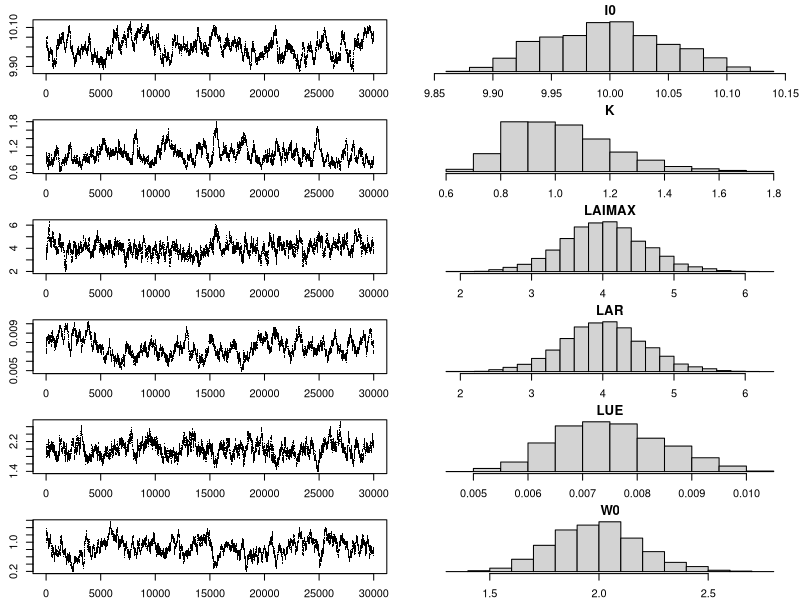
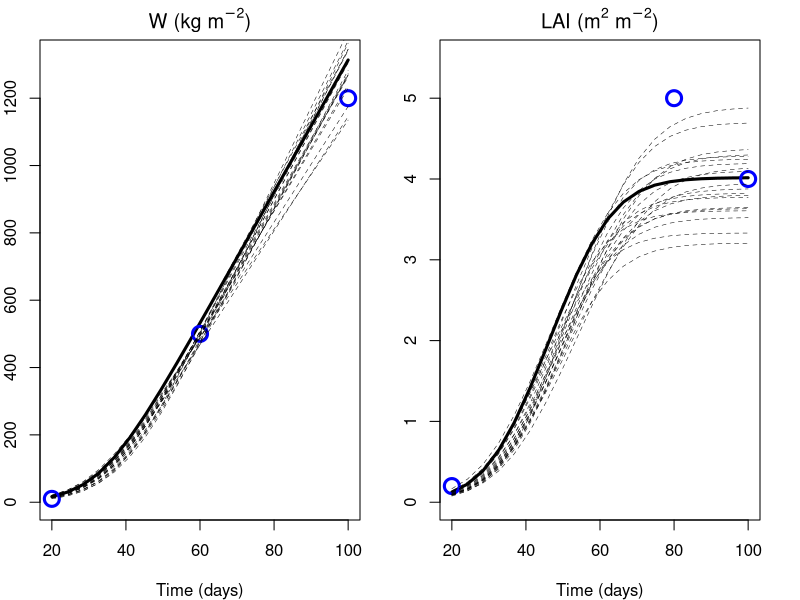

Write R code to recreate these figures, in order.
## M. van Oijen (2024). Bayesian Compendium, 2nd edition.
## Chapter 11. Model Ensembles: BMC and BMA

  library(mvtnorm)

  logPrior <- function( b, mb.=mb, Sb.=Sb ) { dmvnorm( b, mb., Sb., log=T ) }

  logLikList <- function( b, dataList, f.=f ) {
    sum( sapply( names(dataList), function(v){ sum(
      dnorm( f.( dataList[[v]][,1], b ) [[v]],
             mean=dataList[[v]][,2], sd=dataList[[v]][,3], log=T ) ) } ) )
  }

  logPostList <- function( b, mb.=mb, Sb.=Sb, dataList, f.=f ) {
    logPrior(b, mb., Sb.) + logLikList(b, dataList, f.)
  }

  MetropolisLogPost <- function( f.=f, logp=logPost, b0=mb, SProp=Sb/100, ni.=ni, ... ) {
    bChain <- matrix( NA, nrow=ni., ncol=length(b0) ) ; bChain[1,] <- b0
    for( i in 2:ni. ) {
       b1  <- bChain[i-1,] + as.numeric( rmvnorm(1,sigma=SProp) )    # Proposal generated
       if( log(runif(1)) < logp(b1,f.=f.,...) - logp(b0,f.=f.,...) ) # Proposal accepted
            bChain[i,] <- b0 <- b1
       else bChain[i,] <- b0                                         # Proposal rejected
    }
    return(bChain)
  }

  ni <- 3e4
  
  set.seed(1)

  EXPOL5 <- function( t=0, b=c(10,1,0.007,2,1) ) {
    I0  <- b[1] # MJ PAR m-2 ground d-1
    K   <- b[2] # m2 ground m-2 leaf area
    LAR <- b[3] # m2 leaf area g-1 DM
    LUE <- b[4] # g DM MJ-1 PAR
    W0  <- b[5] # g DM m-2 ground
    W   <- log( 1 + exp(I0*K*LAR*LUE*t) * (exp(K*LAR*W0)-1) ) / (K*LAR)
    LAI <- W * LAR
    return( list( "W"=W, "LAI"=LAI ) ) }

  bmin5  <- c(  9.9, 0.5, 0.005, 1, 0.5 )
  bmax5  <- c( 10.1, 1.5, 0.009, 3, 1.5 )
  mb5    <- rowMeans( cbind(bmin5,bmax5) )
  range5 <- bmax5 - bmin5 ; var5 <- (range5^2) / 12 ; Sb5 <- diag( var5 )

  EXPOL6 <- function( t=0, b=c(10,1,3,0.007,2,1) ) {
    I0  <- b[1] ; K   <- b[2] ; LAIMAX <- b[3]
    LAR <- b[4] ; LUE <- b[5] ; W0     <- b[6]
    e1  <- exp(I0*K*LAR*LUE*t) ; e2 = exp(K*LAR*W0) ; e3 = exp(-K*LAIMAX)
    W   <- W0*e3 + ( log(e2+1/e1-1)/(K*LAR) + I0*LUE*t ) * (1-e3)
    LAI <- log( (1+e1*(e2-1)) / (1+e1*(e2-1)*e3) ) / K
    return( list( "W"=W, "LAI"=LAI ) ) }

  bmin6  <- c(  9.9, 0.5, 1, 0.005, 1, 0.5 )
  bmax6  <- c( 10.1, 1.5, 5, 0.009, 3, 1.5 )
  mb6    <- rowMeans( cbind(bmin6,bmax6) )
  range6 <- bmax6 - bmin6 ; var6 <- (range6^2) / 12 ; Sb6 <- diag(var6)

  t_W      <- c(20,60,100) ; y_W <- c(10,500,1200) ; sd_W <- c(5,15,120)
  t_L      <- c(20,80,100) ; y_L <- c(0.2,5,4)     ; sd_L <- c(0.1,1,1)
  data_W   <- cbind( t=t_W, y=y_W, sd=sd_W )
  data_LAI <- cbind( t=t_L, y=y_L, sd=sd_L )
  data     <- list( "W"=data_W, "LAI"=data_LAI )

  set.seed(1)

  mb     <- mb5 ; Sb <- Sb5
  bChain <- MetropolisLogPost( f=EXPOL5, logp=logPostList, dataList=data, mb=mb5, Sb=Sb5 )
  mb5_y  <- colMeans(bChain) ; Sb5_y  <- cov(bChain)

  mb     <- mb6 ; Sb <- Sb6

  bChain <- MetropolisLogPost( f=EXPOL6, logp=logPostList, dataList=data )

  mb6_y  <- colMeans(bChain) ; Sb6_y  <- cov(bChain)

# Bayesian calibration of the 6-parameter expolinear model ($\\texttt{EXPOL6}$)
# by means of Metropolis sampling.
  par( mfrow = c(6,2), mar=c(2,2.5,1.5,1) )
  plot(bChain[,1],pch=".") ; hist(bChain[,1],yaxt="n",main="I0"    )
  plot(bChain[,2],pch=".") ; hist(bChain[,2],yaxt="n",main="K"     )
  plot(bChain[,3],pch=".") ; hist(bChain[,3],yaxt="n",main="LAIMAX")
  plot(bChain[,4],pch=".") ; hist(bChain[,3],yaxt="n",main="LAR"   )
  plot(bChain[,5],pch=".") ; hist(bChain[,4],yaxt="n",main="LUE"   )
  plot(bChain[,6],pch=".") ; hist(bChain[,5],yaxt="n",main="W0"    )

# Growth curves generated by model $\\texttt{EXPOL6}$ for biomass (W) and
# leaf-area index (LAI). The model was run with the posterior mean parameter
# vector (thick line) and with 20 parameter vectors subsampled from the MCMC
# (thin dashed lines).
  par( mfrow = c(1,2), mar=c(4,2,2,2) )
  varName1 <- expression( 'W (kg m'^-2*')' )
  varName2 <- expression( 'LAI (m'^2*' m'^-2*')' )
  varNames <- c( varName1, varName2 )
  p        <- floor( seq(5e3, 1e4, length.out=20) )
  for(v in 1:2) {
    t.y    <- data[[v]][,"t" ]
    y      <- data[[v]][,"y"]
    t.plot <- seq( min(t.y), max(t.y), length.out=20 )
    plot  ( t.plot, sapply( t.plot, function(i){EXPOL6(i,mb6_y)[[v]]} ),
            ylim=c(0,1.1*max(y)), xlab="Time (days)", ylab="",main=varNames[v],
            lwd=3, type="l" )
    points( data[[v]], col='blue',lwd=3, cex=2 )
    for(j in 1:20) { points( t.plot, sapply( t.plot,
      function(i){EXPOL6(i,bChain[p[j],])[[v]]} ), lwd=0.5, type="l", lty=2 ) }
  }

  t_W <- c(10,20,40,80) ; y_W <- c(5,15,150,900) ; sd_W <- c(2,4,20,100)
  t_L <- c(20,80)       ; y_L <- c(0.2,4.0)      ; sd_L <- c(0.1,0.1)
  data_W   <- cbind( t=t_W, y=y_W, sd=sd_W )
  data_LAI <- cbind( t=t_L, y=y_L, sd=sd_L )
  data_NEW <- list( "W"=data_W, "LAI"=data_LAI )

  set.seed(1)

  ns            <- 1e3
  sample_b5     <- rmvnorm( n=ns, mean=mb5_y, sigma=Sb5_y )
  sample_log_L5 <- sapply( 1:ns, function(i) {
    logLikList( sample_b5[i,], dataList=data_NEW, f.=EXPOL5 ) } )
  log_IL5       <- mean(sample_log_L5) +
                   log( mean( exp(sample_log_L5-mean(sample_log_L5)) ) )
# Alternative calculation that is numerically less robust:
# sample_L5 <- exp(sample_log_L5) ; IL5 <- mean(sample_L5) ; log_IL5 <- log(IL5)

  set.seed(1)

  ns            <- 1e3
  sample_b6     <- rmvnorm( n=ns, mean=mb6_y, sigma=Sb6_y )
  sample_log_L6 <- sapply( 1:ns, function(i) {
    logLikList( sample_b6[i,], dataList=data_NEW, f.=EXPOL6 ) } )
  log_IL6       <- mean(sample_log_L6) +
                 log( mean( exp(sample_log_L6-mean(sample_log_L6)) ) )

  pM5 <- 1 / ( 1 + exp(log_IL6-log_IL5) )
  pM6 <- 1 - pM5
  print( c(pM5,pM6) )

# Exercise 1. Model precision vs. accuracy..
  IL1 <- mean( dnorm( rnorm( 1e4, 10- 8, 1 ), 0, 3 ) )
  IL2 <- mean( dnorm( rnorm( 1e4, 10-10, 4 ), 0, 3 ) )
  pM1 <- IL1 / (IL1+IL2) ; pM2 <- 1 - pM1
  